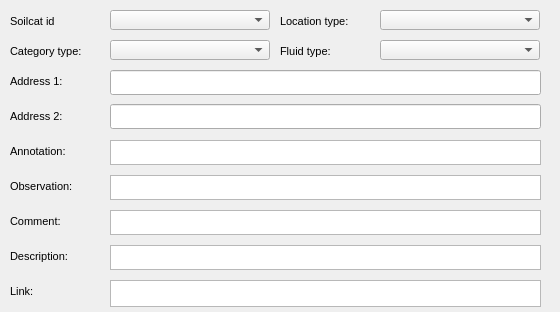
     <widget class="QWidget" name="page_19">
      <property name="geometry">
       <rect>
        <x>0</x>
        <y>0</y>
        <width>560</width>
        <height>312</height>
       </rect>
      </property>
      <attribute name="label">
       <string>Additional information</string>
      </attribute>
      <widget class="QLineEdit" name="tank_adress_01">
       <property name="geometry">
        <rect>
         <x>110</x>
         <y>70</y>
         <width>431</width>
         <height>25</height>
        </rect>
       </property>
       <property name="echoMode">
        <enum>QLineEdit::Normal</enum>
       </property>
      </widget>
      <widget class="QTextEdit" name="tank_observ">
       <property name="geometry">
        <rect>
         <x>110</x>
         <y>175</y>
         <width>431</width>
         <height>25</height>
        </rect>
       </property>
      </widget>
      <widget class="QLabel" name="label_tank_soilcat_id">
       <property name="geometry">
        <rect>
         <x>10</x>
         <y>10</y>
         <width>90</width>
         <height>22</height>
        </rect>
       </property>
       <property name="font">
        <font>
         <pointsize>8</pointsize>
        </font>
       </property>
       <property name="frameShape">
        <enum>QFrame::NoFrame</enum>
       </property>
       <property name="frameShadow">
        <enum>QFrame::Plain</enum>
       </property>
       <property name="text">
        <string>Soilcat id</string>
       </property>
       <property name="textFormat">
        <enum>Qt::AutoText</enum>
       </property>
       <property name="scaledContents">
        <bool>false</bool>
       </property>
       <property name="alignment">
        <set>Qt::AlignLeading|Qt::AlignLeft|Qt::AlignVCenter</set>
       </property>
       <property name="margin">
        <number>3</number>
       </property>
      </widget>
      <widget class="QLabel" name="label_tank_descript">
       <property name="geometry">
        <rect>
         <x>10</x>
         <y>245</y>
         <width>91</width>
         <height>22</height>
        </rect>
       </property>
       <property name="font">
        <font>
         <pointsize>8</pointsize>
        </font>
       </property>
       <property name="frameShape">
        <enum>QFrame::NoFrame</enum>
       </property>
       <property name="frameShadow">
        <enum>QFrame::Plain</enum>
       </property>
       <property name="text">
        <string>Description:</string>
       </property>
       <property name="textFormat">
        <enum>Qt::AutoText</enum>
       </property>
       <property name="scaledContents">
        <bool>false</bool>
       </property>
       <property name="alignment">
        <set>Qt::AlignLeading|Qt::AlignLeft|Qt::AlignVCenter</set>
       </property>
       <property name="margin">
        <number>3</number>
       </property>
      </widget>
      <widget class="QLabel" name="label_tank_link">
       <property name="geometry">
        <rect>
         <x>10</x>
         <y>280</y>
         <width>90</width>
         <height>22</height>
        </rect>
       </property>
       <property name="font">
        <font>
         <pointsize>8</pointsize>
        </font>
       </property>
       <property name="frameShape">
        <enum>QFrame::NoFrame</enum>
       </property>
       <property name="frameShadow">
        <enum>QFrame::Plain</enum>
       </property>
       <property name="text">
        <string>Link:</string>
       </property>
       <property name="textFormat">
        <enum>Qt::AutoText</enum>
       </property>
       <property name="scaledContents">
        <bool>false</bool>
       </property>
       <property name="alignment">
        <set>Qt::AlignLeading|Qt::AlignLeft|Qt::AlignVCenter</set>
       </property>
       <property name="margin">
        <number>3</number>
       </property>
      </widget>
      <widget class="QTextEdit" name="tank_comment">
       <property name="geometry">
        <rect>
         <x>110</x>
         <y>210</y>
         <width>431</width>
         <height>25</height>
        </rect>
       </property>
       <property name="frameShadow">
        <enum>QFrame::Sunken</enum>
       </property>
       <property name="lineWidth">
        <number>1</number>
       </property>
      </widget>
      <widget class="QTextEdit" name="tank_descript">
       <property name="geometry">
        <rect>
         <x>110</x>
         <y>245</y>
         <width>431</width>
         <height>25</height>
        </rect>
       </property>
      </widget>
      <widget class="QTextEdit" name="tank_link">
       <property name="geometry">
        <rect>
         <x>110</x>
         <y>280</y>
         <width>431</width>
         <height>27</height>
        </rect>
       </property>
      </widget>
      <widget class="QComboBox" name="tank_category_type">
       <property name="geometry">
        <rect>
         <x>110</x>
         <y>40</y>
         <width>160</width>
         <height>20</height>
        </rect>
       </property>
      </widget>
      <widget class="QTextEdit" name="tank_annotation">
       <property name="geometry">
        <rect>
         <x>110</x>
         <y>140</y>
         <width>431</width>
         <height>25</height>
        </rect>
       </property>
       <property name="frameShape">
        <enum>QFrame::StyledPanel</enum>
       </property>
       <property name="frameShadow">
        <enum>QFrame::Raised</enum>
       </property>
      </widget>
      <widget class="QLabel" name="label_tank_fluid_type">
       <property name="geometry">
        <rect>
         <x>280</x>
         <y>40</y>
         <width>90</width>
         <height>22</height>
        </rect>
       </property>
       <property name="font">
        <font>
         <pointsize>8</pointsize>
        </font>
       </property>
       <property name="frameShape">
        <enum>QFrame::NoFrame</enum>
       </property>
       <property name="frameShadow">
        <enum>QFrame::Plain</enum>
       </property>
       <property name="text">
        <string>Fluid type:</string>
       </property>
       <property name="textFormat">
        <enum>Qt::AutoText</enum>
       </property>
       <property name="scaledContents">
        <bool>false</bool>
       </property>
       <property name="alignment">
        <set>Qt::AlignLeading|Qt::AlignLeft|Qt::AlignVCenter</set>
       </property>
       <property name="margin">
        <number>3</number>
       </property>
      </widget>
      <widget class="QComboBox" name="tank_location_type">
       <property name="geometry">
        <rect>
         <x>380</x>
         <y>10</y>
         <width>160</width>
         <height>20</height>
        </rect>
       </property>
      </widget>
      <widget class="QLabel" name="label_tank_adress_02">
       <property name="geometry">
        <rect>
         <x>10</x>
         <y>105</y>
         <width>90</width>
         <height>22</height>
        </rect>
       </property>
       <property name="font">
        <font>
         <pointsize>8</pointsize>
        </font>
       </property>
       <property name="frameShape">
        <enum>QFrame::NoFrame</enum>
       </property>
       <property name="frameShadow">
        <enum>QFrame::Plain</enum>
       </property>
       <property name="text">
        <string>Address 2:</string>
       </property>
       <property name="textFormat">
        <enum>Qt::AutoText</enum>
       </property>
       <property name="scaledContents">
        <bool>false</bool>
       </property>
       <property name="alignment">
        <set>Qt::AlignLeading|Qt::AlignLeft|Qt::AlignVCenter</set>
       </property>
       <property name="margin">
        <number>3</number>
       </property>
      </widget>
      <widget class="QLabel" name="label_tank_adress_01">
       <property name="geometry">
        <rect>
         <x>10</x>
         <y>70</y>
         <width>90</width>
         <height>22</height>
        </rect>
       </property>
       <property name="font">
        <font>
         <pointsize>8</pointsize>
        </font>
       </property>
       <property name="frameShape">
        <enum>QFrame::NoFrame</enum>
       </property>
       <property name="frameShadow">
        <enum>QFrame::Plain</enum>
       </property>
       <property name="text">
        <string>Address 1:</string>
       </property>
       <property name="textFormat">
        <enum>Qt::AutoText</enum>
       </property>
       <property name="scaledContents">
        <bool>false</bool>
       </property>
       <property name="alignment">
        <set>Qt::AlignLeading|Qt::AlignLeft|Qt::AlignVCenter</set>
       </property>
       <property name="margin">
        <number>3</number>
       </property>
      </widget>
      <widget class="QLabel" name="label_tank_observ">
       <property name="geometry">
        <rect>
         <x>10</x>
         <y>175</y>
         <width>90</width>
         <height>22</height>
        </rect>
       </property>
       <property name="font">
        <font>
         <pointsize>8</pointsize>
        </font>
       </property>
       <property name="frameShape">
        <enum>QFrame::NoFrame</enum>
       </property>
       <property name="frameShadow">
        <enum>QFrame::Plain</enum>
       </property>
       <property name="text">
        <string>Observation:</string>
       </property>
       <property name="textFormat">
        <enum>Qt::AutoText</enum>
       </property>
       <property name="scaledContents">
        <bool>false</bool>
       </property>
       <property name="alignment">
        <set>Qt::AlignLeading|Qt::AlignLeft|Qt::AlignVCenter</set>
       </property>
       <property name="margin">
        <number>3</number>
       </property>
      </widget>
      <widget class="QLabel" name="label_tank_category_type">
       <property name="geometry">
        <rect>
         <x>10</x>
         <y>40</y>
         <width>90</width>
         <height>22</height>
        </rect>
       </property>
       <property name="font">
        <font>
         <pointsize>8</pointsize>
        </font>
       </property>
       <property name="frameShape">
        <enum>QFrame::NoFrame</enum>
       </property>
       <property name="frameShadow">
        <enum>QFrame::Plain</enum>
       </property>
       <property name="text">
        <string>Category type:</string>
       </property>
       <property name="textFormat">
        <enum>Qt::AutoText</enum>
       </property>
       <property name="scaledContents">
        <bool>false</bool>
       </property>
       <property name="alignment">
        <set>Qt::AlignLeading|Qt::AlignLeft|Qt::AlignVCenter</set>
       </property>
       <property name="margin">
        <number>3</number>
       </property>
      </widget>
      <widget class="QLabel" name="label_tank_annotation">
       <property name="geometry">
        <rect>
         <x>10</x>
         <y>140</y>
         <width>90</width>
         <height>22</height>
        </rect>
       </property>
       <property name="font">
        <font>
         <pointsize>8</pointsize>
        </font>
       </property>
       <property name="frameShape">
        <enum>QFrame::NoFrame</enum>
       </property>
       <property name="frameShadow">
        <enum>QFrame::Plain</enum>
       </property>
       <property name="text">
        <string>Annotation:</string>
       </property>
       <property name="textFormat">
        <enum>Qt::AutoText</enum>
       </property>
       <property name="scaledContents">
        <bool>false</bool>
       </property>
       <property name="alignment">
        <set>Qt::AlignLeading|Qt::AlignLeft|Qt::AlignVCenter</set>
       </property>
       <property name="margin">
        <number>3</number>
       </property>
      </widget>
      <widget class="QLabel" name="label_tank_comment">
       <property name="geometry">
        <rect>
         <x>10</x>
         <y>210</y>
         <width>90</width>
         <height>22</height>
        </rect>
       </property>
       <property name="font">
        <font>
         <pointsize>8</pointsize>
        </font>
       </property>
       <property name="frameShape">
        <enum>QFrame::NoFrame</enum>
       </property>
       <property name="frameShadow">
        <enum>QFrame::Plain</enum>
       </property>
       <property name="text">
        <string>Comment:</string>
       </property>
       <property name="textFormat">
        <enum>Qt::AutoText</enum>
       </property>
       <property name="scaledContents">
        <bool>false</bool>
       </property>
       <property name="alignment">
        <set>Qt::AlignLeading|Qt::AlignLeft|Qt::AlignVCenter</set>
       </property>
       <property name="margin">
        <number>3</number>
       </property>
      </widget>
      <widget class="QLabel" name="label_tank_location_type">
       <property name="geometry">
        <rect>
         <x>280</x>
         <y>10</y>
         <width>90</width>
         <height>22</height>
        </rect>
       </property>
       <property name="font">
        <font>
         <pointsize>8</pointsize>
        </font>
       </property>
       <property name="frameShape">
        <enum>QFrame::NoFrame</enum>
       </property>
       <property name="frameShadow">
        <enum>QFrame::Plain</enum>
       </property>
       <property name="text">
        <string>Location type:</string>
       </property>
       <property name="textFormat">
        <enum>Qt::AutoText</enum>
       </property>
       <property name="scaledContents">
        <bool>false</bool>
       </property>
       <property name="alignment">
        <set>Qt::AlignLeading|Qt::AlignLeft|Qt::AlignVCenter</set>
       </property>
       <property name="margin">
        <number>3</number>
       </property>
      </widget>
      <widget class="QComboBox" name="tank_soilcat_id">
       <property name="geometry">
        <rect>
         <x>110</x>
         <y>10</y>
         <width>160</width>
         <height>20</height>
        </rect>
       </property>
      </widget>
      <widget class="QComboBox" name="tank_fluid_type">
       <property name="geometry">
        <rect>
         <x>380</x>
         <y>40</y>
         <width>160</width>
         <height>20</height>
        </rect>
       </property>
      </widget>
      <widget class="QLineEdit" name="tank_adress_02">
       <property name="geometry">
        <rect>
         <x>110</x>
         <y>104</y>
         <width>431</width>
         <height>25</height>
        </rect>
       </property>
      </widget>
     </widget>
